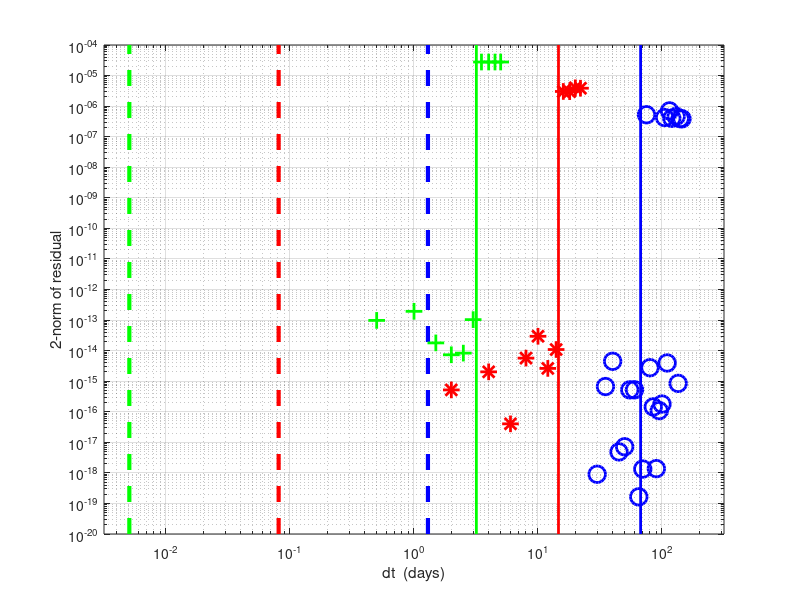

Reproduce this figure in MATLAB.
function newtonconverge
% NEWTONCONVERGE   Run newtonconverge.sh before this one and generate
% ascii file converge1.txt.  This function produces a figure
%   dt  versus  residual norm 
% for one time step.

set(0,'defaultlinelinewidth',2.0)

C = load('converge1.txt');
i21  = find(C(:,1)==21);
i81  = find(C(:,1)==81);
i321 = find(C(:,1)==321);
loglog(C(i21,3),C(i21,4),'bo','markersize',12)
grid on, hold on
dtc = getcritical( 20)
loglog([dtc dtc], [1e-20 1e-4],'b-')
dte = getexplicit( 20)
loglog([dte dte], [1e-20 1e-4],'b--','linewidth',3.0)
loglog(C(i81,3),C(i81,4),'r*','markersize',12)
dtc = getcritical( 80)
loglog([dtc dtc], [1e-20 1e-4],'r-')
dte = getexplicit( 80)
loglog([dte dte], [1e-20 1e-4],'r--','linewidth',3.0)
loglog(C(i321,3),C(i321,4),'g+','markersize',12)
dtc = getcritical(320)
loglog([dtc dtc], [1e-20 1e-4],'g-')
dte = getexplicit(320)
loglog([dte dte], [1e-20 1e-4],'g--','linewidth',3.0)
hold off
xlabel('dt  (days)'), ylabel('2-norm of residual')
axis([10^(-2.5) 10^2.5 1e-20 1e-4])

  function dtc = getcritical(M)
  L = 40000;  % m
  maxD = 35.731;  % m2s-1; from max D for Mx=My=21 case at tstart=10 days
  secperday = 3600.0 * 24.0;
  dx = L / M;
  dtc = 3.5 * L^0.9 * dx^1.1 / maxD;  % speculative, but right units
  dtc = dtc / secperday;
  end

  function dtexpl = getexplicit(M)
  L = 40000;  % m
  maxD = 35.731;  % m2s-1; from max D for Mx=My=21 case at tstart=10 days
  secperday = 3600.0 * 24.0;
  dx = L / M;
  dtexpl = dx^2 / maxD;
  dtexpl = dtexpl / secperday;
  end

end
